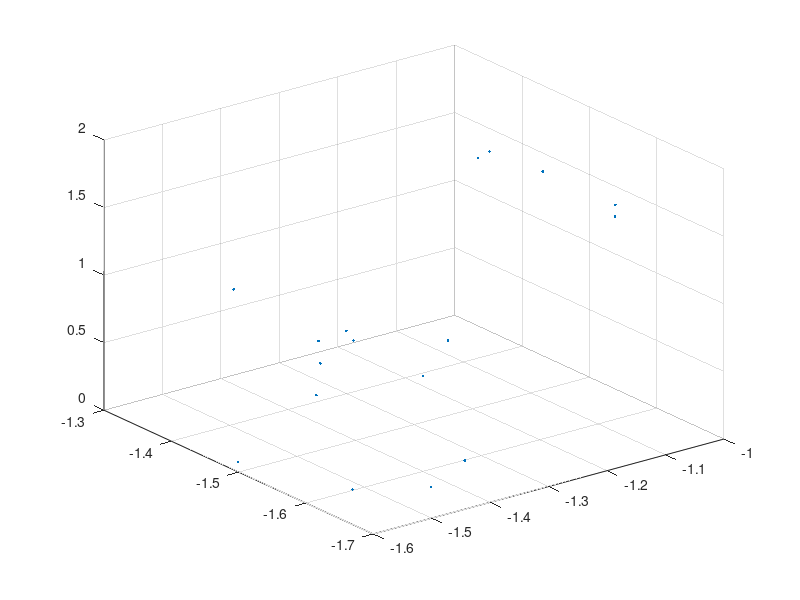

The MATLAB source for this figure:
clc
clear all
close all

X = zeros(5,51);
X(1,:) = [-1.119227 1.739832 -1.534178  -1.115545 1.729415 -1.638838  -1.121358 1.712619 -1.456753  -1.137717 1.678967 -1.454581  -1.133501 1.699237 -1.653947  -1.366210 0.096084 -1.412514  -1.275417 0.056467 -1.339345  -1.188895 0.065040 -1.313440  -1.088686 0.071769 -1.367137  -1.594618 0.055073 -1.494421  -1.530111 0.036715 -1.608525  -1.439865 0.037166 -1.646326  -1.344082 0.047687 -1.613749  -1.511635 1.057021 -1.416028  -1.514358 0.971360 -1.544244  -1.492809 0.998325 -1.680756  -1.491897 1.071006 -1.566041];
X(2,:) = [-1.109751 1.737786 -1.534618  -1.105871 1.727265 -1.639300  -1.112199 1.710811 -1.457357  -1.128474 1.677107 -1.455224  -1.123572 1.697073 -1.654377  -1.329745 0.093348 -1.418493  -1.241941 0.054116 -1.342285  -1.156148 0.064511 -1.315898  -1.056627 0.075440 -1.369385  -1.594235 0.055343 -1.494413  -1.529677 0.037356 -1.609177  -1.439873 0.036804 -1.646574  -1.343896 0.047229 -1.613838  -1.503337 1.055429 -1.416524  -1.506225 0.969616 -1.544799  -1.484693 0.996454 -1.681293  -1.483959 1.069285 -1.566847];
X(3,:) = [-1.099669 1.735592 -1.535126  -1.095446 1.725059 -1.639800  -1.102336 1.708638 -1.457818  -1.118561 1.674913 -1.455602  -1.113270 1.694787 -1.654923  -1.292829 0.084085 -1.420186  -1.206398 0.052805 -1.344873  -1.121684 0.064951 -1.317228  -1.020971 0.079729 -1.371126  -1.594096 0.055573 -1.494525  -1.530071 0.036525 -1.608662  -1.439933 0.036649 -1.646826  -1.344092 0.046444 -1.613918  -1.494628 1.053462 -1.417068  -1.497607 0.967483 -1.545479  -1.475601 0.994602 -1.682102  -1.474990 1.067498 -1.567778];
X(4,:) = [-1.087437 1.732565 -1.535198  -1.083310 1.721936 -1.639830  -1.090674 1.705885 -1.458145  -1.106840 1.672317 -1.456077  -1.100821 1.691768 -1.655057  -1.257090 0.084439 -1.420434  -1.165853 0.051434 -1.346589  -1.080003 0.066964 -1.319337  -0.981950 0.085259 -1.374290  -1.593451 0.056190 -1.494418  -1.529532 0.037109 -1.608862  -1.439801 0.036364 -1.646841  -1.343876 0.045845 -1.613891  -1.484683 1.050740 -1.417380  -1.487882 0.964628 -1.546112  -1.465226 0.992030 -1.682015  -1.465060 1.065529 -1.568526];
X(5,:) = [-1.087437 1.732565 -1.535198  -1.083310 1.721936 -1.639830  -1.090674 1.705885 -1.458145  -1.106840 1.672317 -1.456077  -1.100821 1.691768 -1.655057  -1.257090 0.084439 -1.420434  -1.165853 0.051434 -1.346589  -1.080003 0.066964 -1.319337  -0.981950 0.085259 -1.374290  -1.593451 0.056190 -1.494418  -1.529532 0.037109 -1.608862  -1.439801 0.036364 -1.646841  -1.343876 0.045845 -1.613891  -1.484683 1.050740 -1.417380  -1.487882 0.964628 -1.546112  -1.465226 0.992030 -1.682015  -1.465060 1.065529 -1.568526];

Marker = zeros(17,3);
for k = 1:1
    Y = X(k,:);
    for i = 0:16
        for j =1:3
            Marker(i+1,j) = Y(3*i +j);
        end
    end
%figure    
plot3(Marker(:,1), Marker(:,3), Marker(:,2), '.')
hold on
grid on

end
